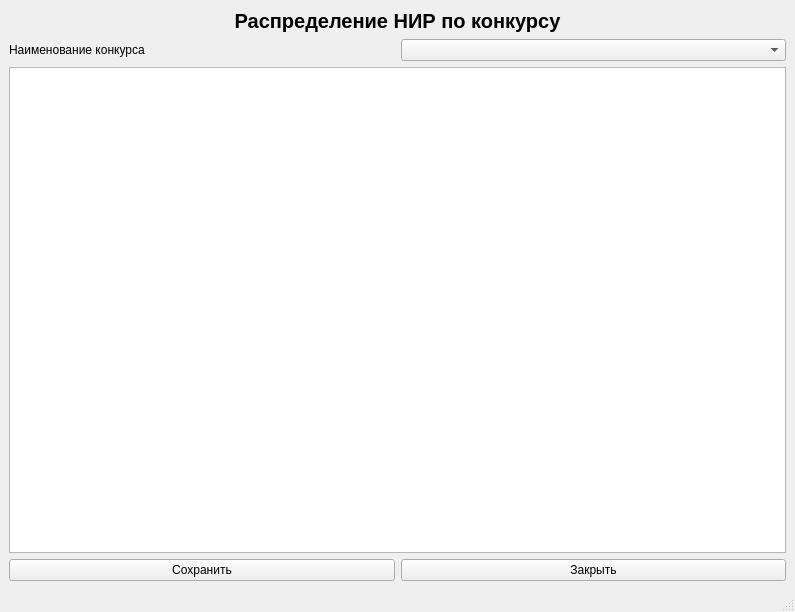
<?xml version="1.0" encoding="UTF-8"?>
<ui version="4.0">
 <class>MainWindow</class>
 <widget class="QMainWindow" name="MainWindow">
  <property name="geometry">
   <rect>
    <x>0</x>
    <y>0</y>
    <width>795</width>
    <height>612</height>
   </rect>
  </property>
  <property name="windowTitle">
   <string>MainWindow</string>
  </property>
  <widget class="QWidget" name="centralwidget">
   <layout class="QVBoxLayout" name="verticalLayout_3">
    <item>
     <layout class="QVBoxLayout" name="verticalLayout">
      <item>
       <widget class="QLabel" name="label">
        <property name="sizePolicy">
         <sizepolicy hsizetype="Preferred" vsizetype="Preferred">
          <horstretch>0</horstretch>
          <verstretch>0</verstretch>
         </sizepolicy>
        </property>
        <property name="font">
         <font>
          <pointsize>15</pointsize>
          <weight>75</weight>
          <italic>false</italic>
          <bold>true</bold>
          <underline>false</underline>
          <strikeout>false</strikeout>
          <kerning>true</kerning>
         </font>
        </property>
        <property name="tabletTracking">
         <bool>false</bool>
        </property>
        <property name="focusPolicy">
         <enum>Qt::NoFocus</enum>
        </property>
        <property name="acceptDrops">
         <bool>false</bool>
        </property>
        <property name="frameShape">
         <enum>QFrame::NoFrame</enum>
        </property>
        <property name="frameShadow">
         <enum>QFrame::Plain</enum>
        </property>
        <property name="text">
         <string>Распределение НИР по конкурсу</string>
        </property>
        <property name="textFormat">
         <enum>Qt::AutoText</enum>
        </property>
        <property name="alignment">
         <set>Qt::AlignCenter</set>
        </property>
        <property name="wordWrap">
         <bool>false</bool>
        </property>
        <property name="margin">
         <number>0</number>
        </property>
       </widget>
      </item>
      <item>
       <layout class="QHBoxLayout" name="horizontalLayout_9">
        <item>
         <widget class="QLabel" name="label_10">
          <property name="font">
           <font>
            <pointsize>9</pointsize>
           </font>
          </property>
          <property name="text">
           <string>Наименование конкурса</string>
          </property>
         </widget>
        </item>
        <item>
         <widget class="QComboBox" name="KonkCombo"/>
        </item>
       </layout>
      </item>
      <item>
       <widget class="QTableView" name="tableView"/>
      </item>
      <item>
       <layout class="QHBoxLayout" name="horizontalLayout_8">
        <item>
         <widget class="QPushButton" name="saveBtn1">
          <property name="text">
           <string>Сохранить</string>
          </property>
         </widget>
        </item>
        <item>
         <widget class="QPushButton" name="closeBtn1">
          <property name="text">
           <string>Закрыть</string>
          </property>
         </widget>
        </item>
       </layout>
      </item>
     </layout>
    </item>
   </layout>
  </widget>
  <widget class="QMenuBar" name="menubar">
   <property name="geometry">
    <rect>
     <x>0</x>
     <y>0</y>
     <width>795</width>
     <height>27</height>
    </rect>
   </property>
  </widget>
  <widget class="QStatusBar" name="statusbar"/>
 </widget>
 <resources/>
 <connections/>
</ui>
